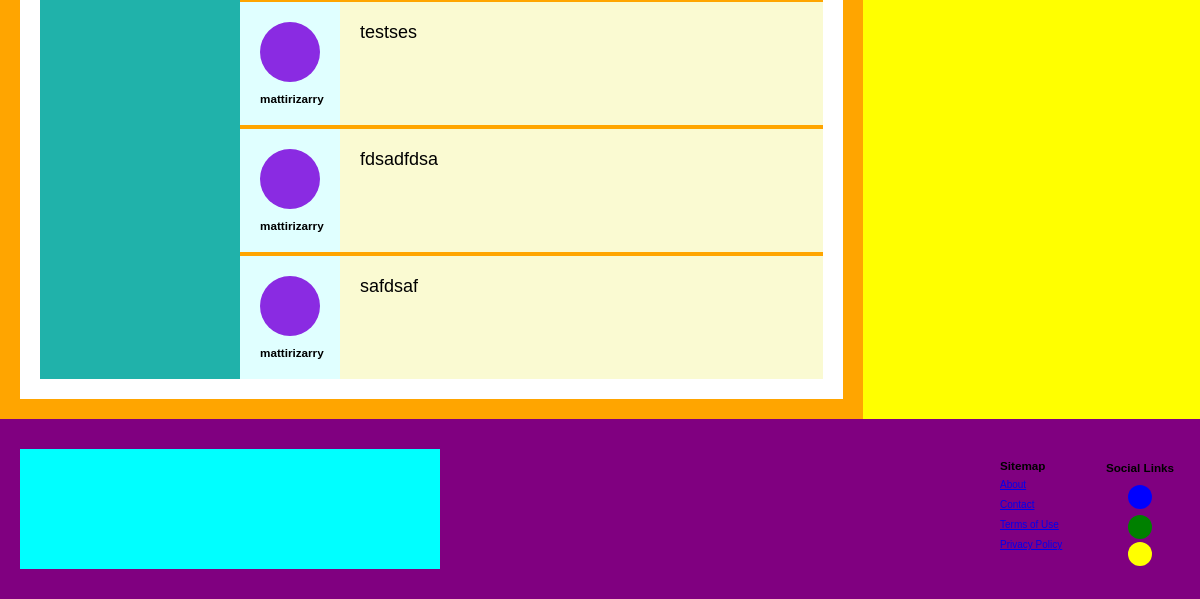
Page /discussions/5 (lower part) on the earlier database version.
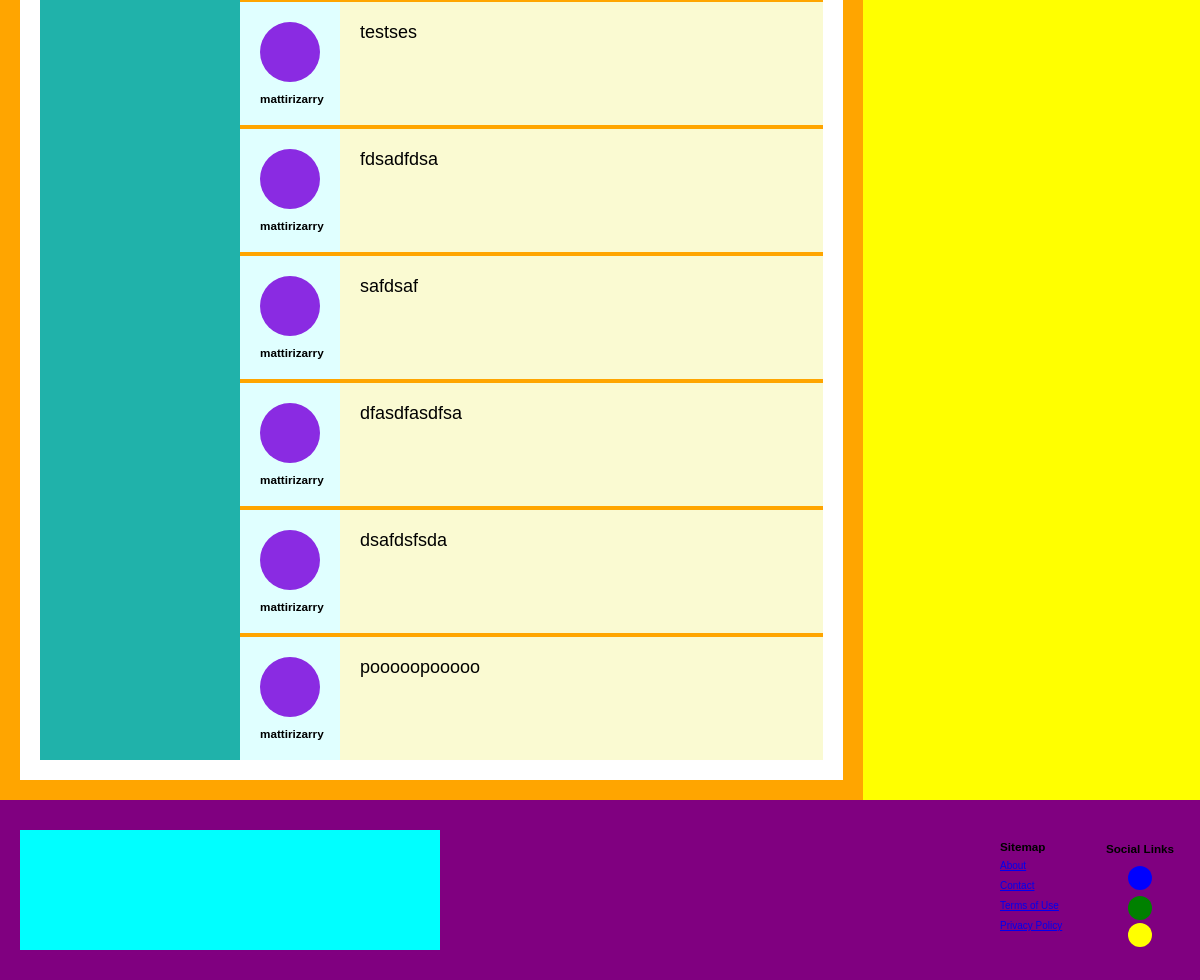
Same page on the later database version.
### dashboard/models.py (models this page shows)
class DiscussionComment(models.Model):
    commentBody = models.TextField()
    created_date = models.DateTimeField(auto_now_add=True)
    updated_date = models.DateTimeField(auto_now=True)
    user = models.ForeignKey(Profile, on_delete=models.CASCADE)
    post = models.ForeignKey(DiscussionPost, on_delete=models.CASCADE, related_name="comments")

class Profile(AbstractUser):
    pass

### dashboard/views.py (the view, shortened to what this page needs)
# urls.py: path("discussions/<int:discussion_id>", views.view_discussion, name="view_discussion"),
def view_discussion(request, discussion_id):
    discussion = DiscussionPost.objects.get(id=discussion_id)
    comments = DiscussionComment.objects.filter(post=discussion_id)
    form = CreateDiscussionCommentForm()
    context = {
        "discussion": discussion,
        "form": form,
        "comments": comments
    }
    return render(request, "discussion.html", context)

### templates/discussion.html (shortened to what this page needs)
{% extends 'base.html' %}
{% block content %}
<main class="main-body">
    <section class="asm-two-column">
        <section class="main-column">
            <section class="container">
                <section class="container-body">
                    <section class="discussion">
                        <section class="replies">
                            {% for comment in comments %}
                            <section class="reply">
                                <section class="reply-author">
                                    <section class="author-image">
                                    </section>
                                    <h3>{{comment.user}}</h3>
                                </section>
                                <section class="reply-content">
                                    <p>{{comment.commentBody}}</p>
                                </section>
                            </section>
                            {% endfor %}
                        </section>
                    </section>
                </section>
            </section>
        </section>
        <aside class="secondary-column">
        </aside>
    </section>
</main>
{% endblock content %}

Differences in the rows shown:
added DiscussionComment: user "mattirizarry", commentBody "dfasdfasdfsa"
added DiscussionComment: user "mattirizarry", commentBody "dsafdsfsda"
added DiscussionComment: user "mattirizarry", commentBody "pooooopooooo"
